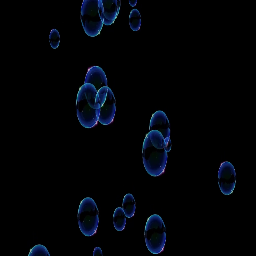
#> input picture data/cnn/images/frame_00015.png, 256 x 256 px
$ python -i bubble_cv_model_tuned.py   (imports and definitions only)
#> lines starting #> are read from the running program, lines starting #| are printed output that depends on the picture; after the words box and inside, x2 and y2 are one past the last pixel; in counts of white or black regions, pixels touching at a corner belong together
#> further down, picture is the input picture: shape (256, 256, 3); mean B, G, R 6.9, 3.3, 1.6
# Auto-generated tuned CV model
from pathlib import Path
import cv2
import numpy as np

class BubbleCVModel:
    """Tuned CV model for real bubble detection"""
    def __init__(self, min_diam_px=15, max_diam_px=250, min_circularity=0.4):
        self.min_diam_px = min_diam_px
        self.max_diam_px = max_diam_px
        self.min_circularity = min_circularity

    def predict(self, frame_bgr):
        gray = cv2.cvtColor(frame_bgr, cv2.COLOR_BGR2GRAY)
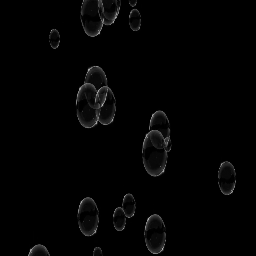
#> gray: shape (256, 256); min 0, max 177, mean 3.2
        clahe = cv2.createCLAHE(clipLimit=2.0, tileGridSize=(8,8))
        gray = clahe.apply(gray)
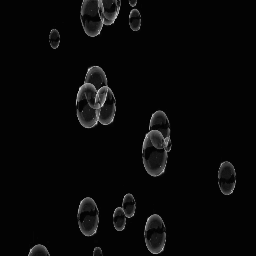
#> gray: shape (256, 256); min 3, max 212, mean 8.5
        gray = cv2.GaussianBlur(gray, (5, 5), 0)
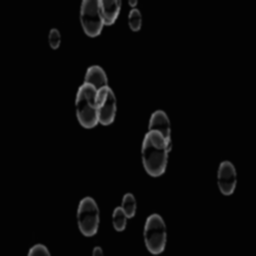
#> gray: shape (256, 256); min 3, max 143, mean 8.5

        _, th = cv2.threshold(gray, 0, 255, cv2.THRESH_BINARY + cv2.THRESH_OTSU)
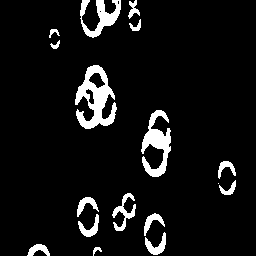
#> th: shape (256, 256); 7.2% white; 17 white regions (1 under 20 px), largest, box (x1, y1, x2, y2) and area: (75, 65, 117, 129) 1329, (141, 110, 171, 177) 951, (80, 0, 121, 38) 670

        # Invert: bubbles should be white (255), background should be black (0)
        th = cv2.bitwise_not(th)

        kernel = np.ones((5, 5), np.uint8)
        th_clean = cv2.morphologyEx(th, cv2.MORPH_OPEN, kernel, iterations=2)
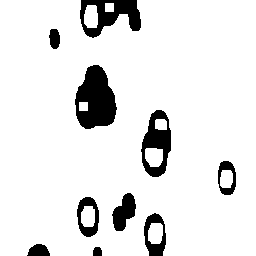
#> th_clean: shape (256, 256); 90.2% white; 10 black regions, largest, box (x1, y1, x2, y2) and area: (75, 65, 117, 129) 1864, (80, 0, 141, 38) 1227, (141, 110, 171, 177) 1075
        th_clean = cv2.morphologyEx(th_clean, cv2.MORPH_CLOSE, kernel, iterations=1)
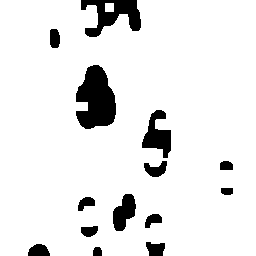
#> th_clean: shape (256, 256); 91.2% white; 14 black regions, largest, box (x1, y1, x2, y2) and area: (76, 65, 116, 129) 1828, (81, 0, 141, 37) 1148, (142, 110, 171, 158) 744

        num_labels, labels, stats, centroids = cv2.connectedComponentsWithStats(th_clean, connectivity=8)
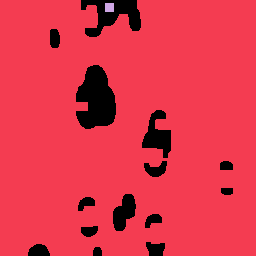
#> labels: shape (256, 256) int32; 3 distinct labels, from 0 to 2; one colour per label, 0 black
#> num_labels = 3; stats = [[28, 0, 205, 256, 5788], [0, 0, 256, 256, 59667], [105, 3, 9, 9, 81]]; centroids = [[116.1, 122.9], [128.6, 128.1], [109, 7]]

        # Create output mask with ONLY filtered bubbles (not full threshold)
        h_frame, w_frame = frame_bgr.shape[:2]
#> h_frame = 256; w_frame = 256
        output_mask = np.zeros((h_frame, w_frame), dtype=np.uint8)

        bubbles = []
        for i in range(1, num_labels):
            x, y, w, h, area = stats[i]
            diam_px = max(w, h)

            if diam_px < self.min_diam_px or diam_px > self.max_diam_px:
                continue

            aspect_ratio = float(w) / float(h) if h > 0 else 0
            if aspect_ratio < 0.5 or aspect_ratio > 2.0:
                continue

            mask_i = (labels == i).astype(np.uint8) * 255
            contours, _ = cv2.findContours(mask_i, cv2.RETR_EXTERNAL, cv2.CHAIN_APPROX_SIMPLE)

            if contours:
                perimeter = cv2.arcLength(contours[0], True)
                if perimeter > 0:
                    circularity = 4 * np.pi * area / (perimeter * perimeter)
                    if circularity < self.min_circularity:
                        continue

            margin = 5
            if x < margin or y < margin or (x + w) > (w_frame - margin) or (y + h) > (h_frame - margin):
                continue

            # Add this bubble to the output mask
            output_mask[labels == i] = 255

            bubbles.append({
                "x": int(x), "y": int(y),
                "w": int(w), "h": int(h),
                "diam_px": float(diam_px),
            })
#> this loop made 2 passes
#> (x, y, w, h, area, diam_px) on passes 1 to 2: (0, 0, 256, 256, 59667, 256), (105, 3, 9, 9, 81, 9)
#> output_mask: shape (256, 256); every value is 0
#> after the loop, bubbles = []

        return output_mask, bubbles

>>> import cv2
>>> picture = cv2.imread('../../data/cnn/images/frame_00015.png')
>>> result = BubbleCVModel().predict(picture)

$ run again, on data/cnn/images/frame_00159.png
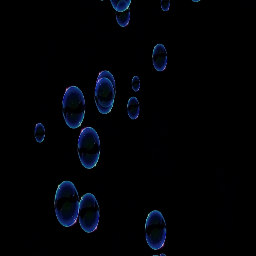
#> input picture data/cnn/images/frame_00159.png, 256 x 256 px
#> picture is the input picture: shape (256, 256, 3); mean B, G, R 5.6, 2.6, 1.4
#> in predict, `_, th = cv2.threshold(gray, 0, 255, cv2.THRESH_BINARY + cv2.THRESH_OTSU)`:
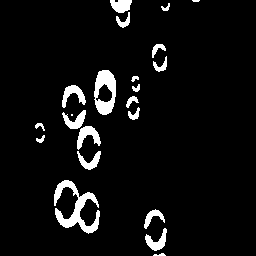
#> th: shape (256, 256); 5.8% white; 22 white regions (2 under 20 px), largest, box (x1, y1, x2, y2) and area: (54, 180, 100, 234) 938, (94, 70, 116, 115) 626, (77, 126, 101, 150) 281
#> in predict, `th_clean = cv2.morphologyEx(th_clean, cv2.MORPH_CLOSE, kernel, iterati..`:
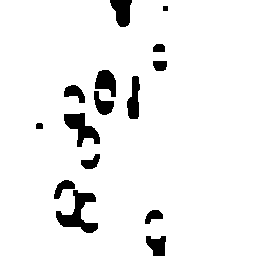
#> th_clean: shape (256, 256); 93.7% white; 15 black regions, largest, box (x1, y1, x2, y2) and area: (56, 190, 98, 233) 762, (64, 113, 100, 147) 588, (110, 0, 132, 27) 412
#> num_labels = 2; stats = [[36, 0, 132, 256, 4098], [0, 0, 256, 256, 61438]]; centroids = [[104.5, 133.2], [129, 127.1]]
#> the loop in predict, `for i in range(1, num_labels):` made 1 pass
#> (x, y, w, h, area, diam_px) on pass 1: (0, 0, 256, 256, 61438, 256)
#> after the loop in predict, `for i in range(1, num_labels):`: bubbles = []

$ run again, on data/cnn/images/frame_00480.png
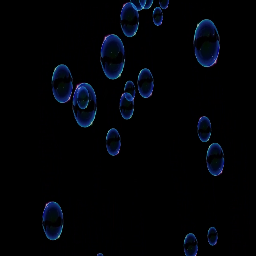
#> input picture data/cnn/images/frame_00480.png, 256 x 256 px
#> picture is the input picture: shape (256, 256, 3); mean B, G, R 6.8, 3.2, 1.7
#> in predict, `_, th = cv2.threshold(gray, 0, 255, cv2.THRESH_BINARY + cv2.THRESH_OTSU)`:
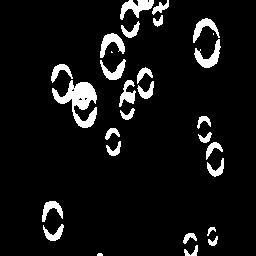
#> th: shape (256, 256); 7.3% white; 29 white regions (3 under 20 px), largest, box (x1, y1, x2, y2) and area: (52, 80, 97, 128) 968, (120, 0, 154, 20) 342, (194, 39, 221, 68) 320
#> in predict, `th_clean = cv2.morphologyEx(th_clean, cv2.MORPH_CLOSE, kernel, iterati..`:
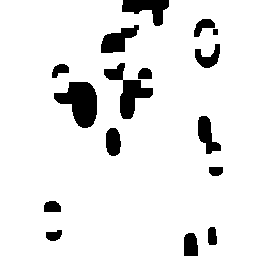
#> th_clean: shape (256, 256); 90.9% white; 16 black regions, largest, box (x1, y1, x2, y2) and area: (54, 82, 97, 128) 1224, (104, 63, 153, 119) 976, (122, 0, 169, 26) 662
#> num_labels = 2; stats = [[44, 0, 179, 256, 5947], [0, 0, 256, 256, 59589]]; centroids = [[133.4, 99.08], [126.9, 130.3]]
#> the loop in predict, `for i in range(1, num_labels):` made 1 pass
#> (x, y, w, h, area, diam_px) on pass 1: (0, 0, 256, 256, 59589, 256)
#> after the loop in predict, `for i in range(1, num_labels):`: bubbles = []

$ run again, on data/cnn/images/frame_00717.png
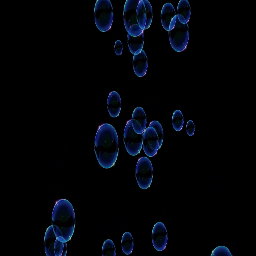
#> input picture data/cnn/images/frame_00717.png, 256 x 256 px
#> picture is the input picture: shape (256, 256, 3); mean B, G, R 8.1, 3.8, 2
#> in predict, `num_labels, labels, stats, centroids = cv2.connectedComponentsWithStat..`:
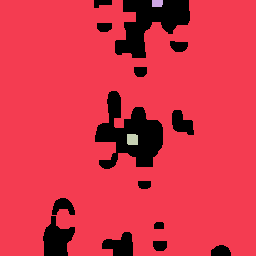
#> labels: shape (256, 256) int32; 4 distinct labels, from 0 to 3; one colour per label, 0 black
#> num_labels = 4; stats = [[43, 0, 188, 256, 7851], [0, 0, 256, 256, 57492], [152, 0, 11, 7, 75], [127, 134, 11, 11, 118]]; centroids = [[131.1, 120.7], [127, 128.6], [156.9, 2.93], [132, 139]]
#> the loop in predict, `for i in range(1, num_labels):` made 3 passes
#> (x, y, w, h, area, diam_px) on passes 1 to 3: (0, 0, 256, 256, 57492, 256), (152, 0, 11, 7, 75, 11), (127, 134, 11, 11, 118, 11)
#> after the loop in predict, `for i in range(1, num_labels):`: bubbles = []
